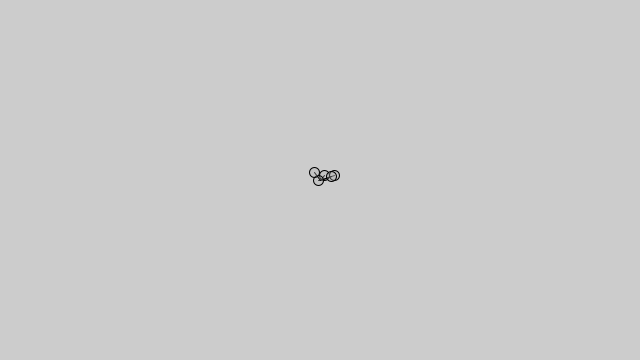
Frame 1 (no input)
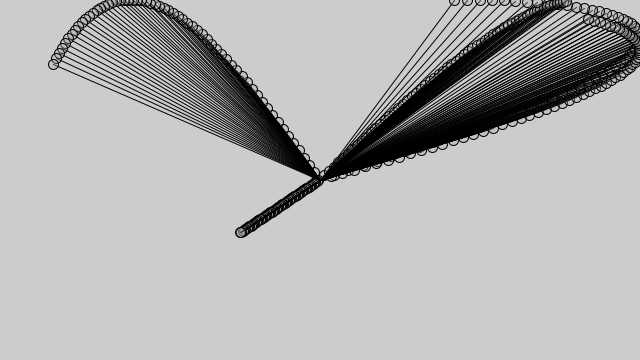
Frame 60 (the mouse pressed at the canvas centre just before this capture)
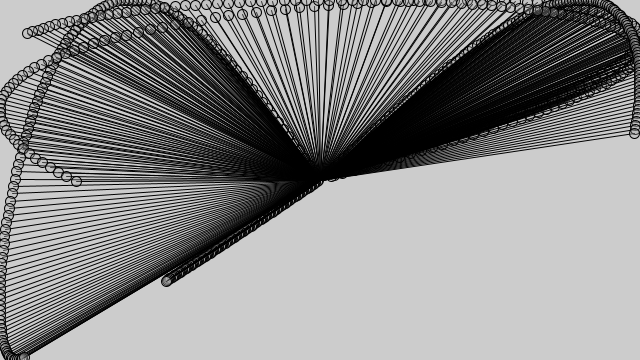
Frame 120 (the mouse held since frame 60 and released just before this capture)

The Processing sketch that drew these frames (run headless with seeded random() and noise(); from frame 60 on, the mouse is pressed at the canvas centre):

// Processing sketch: sketch_3_7_OscillatorArray
// ── sketch_3_7_OscillatorArray.pde
class Oscillator{
 
  PVector angle;
  PVector velocity;
  PVector amplitude;
  
  
  Oscillator(){
   angle = new PVector();
   velocity = new PVector(random(-0.05,0.05),random(-0.05,0.05));
   amplitude = new PVector(width/2, height/2);
  }
  
  
 void oscillate(){
  angle.add(velocity); 
 }
 
 void display(){
  
   float x = sin(angle.x) * amplitude.x;
   float y = sin(angle.y) * amplitude.y;
   
   
   pushMatrix();
   translate(width/2, height/2);
   stroke(0);
   fill(175,80);
   
   line(0,0,x,y);
   ellipse(x,y,10,10);
   
   popMatrix();
 }
  
}



Oscillator[] oscillators;

void setup(){

  size(640,360);
  
  oscillators = new Oscillator[5];

  for(int i = 0; i < 5; i++){
  
     oscillators[i] = new Oscillator();
  
  }

}



void draw(){


  
  for(Oscillator oscillator: oscillators){
  
    oscillator.oscillate();
    oscillator.display();
  }

}
